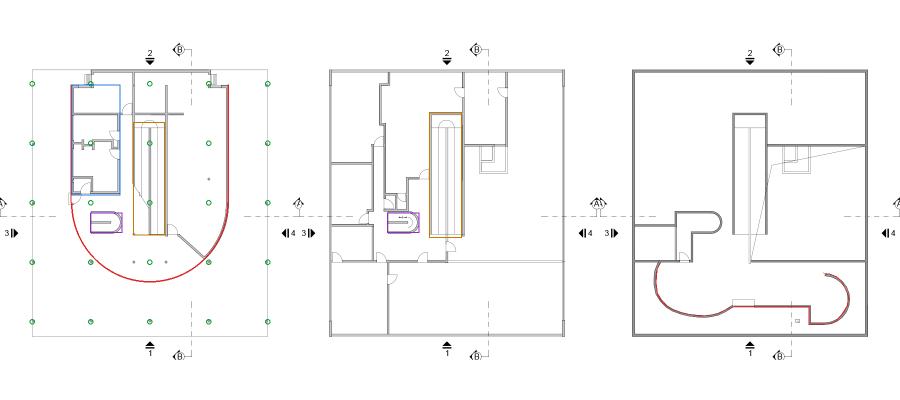
#> input picture src/components/lab/villa-savoye/expediente/fase1-corregido-3-niveles.png, 1800 x 800 px (shown at 1/2 size)
$ python calco.py ../../src/components/lab/villa-savoye/expediente/fase1-corregido-3-niveles.png
#> lines starting #> are read from the running program, lines starting #| are printed output that depends on the picture
"""Calco en tinta de una foto (galería v5): bordes como líneas claras sobre la foto apagada en azul noche, con la cuadrícula de "Por dentro".
Uso: python3 scripts/v5/calco.py public/lab/v5/proyectos/foto.webp ...  → foto-calco.webp"""
import os
import sys
import numpy as np
from PIL import Image, ImageFilter

PAPEL = np.array([10, 12, 18], float)      # --papel-bg de planta.css
TINTA = np.array([232, 237, 245], float)   # --luna
CUADRO = 40

def calco(origen, destino):
    img = Image.open(origen).convert("L")
    base = np.asarray(img, float)[..., None] / 255.0          # la foto, apagada, queda debajo del dibujo
    g = np.asarray(img.filter(ImageFilter.GaussianBlur(1.4)), float)
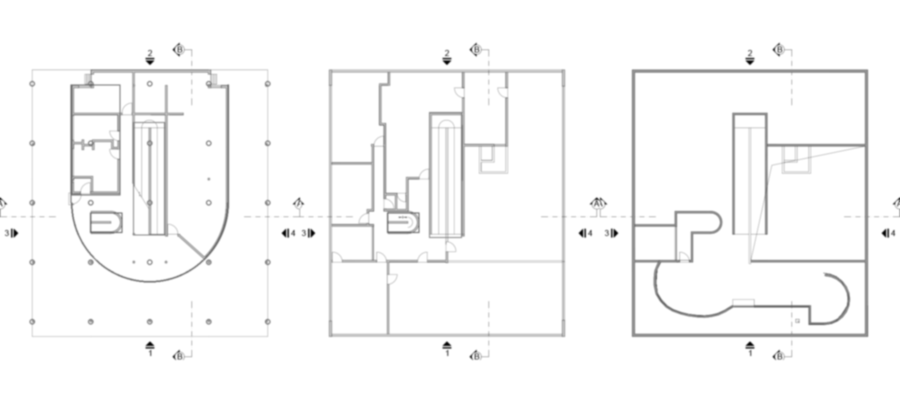
#> g: shape (800, 1800) float64 (shown at 1/2 size); min 1, max 255, mean 248.8
    gx = np.zeros_like(g); gy = np.zeros_like(g)
    gx[:, 1:-1] = g[:, 2:] - g[:, :-2]
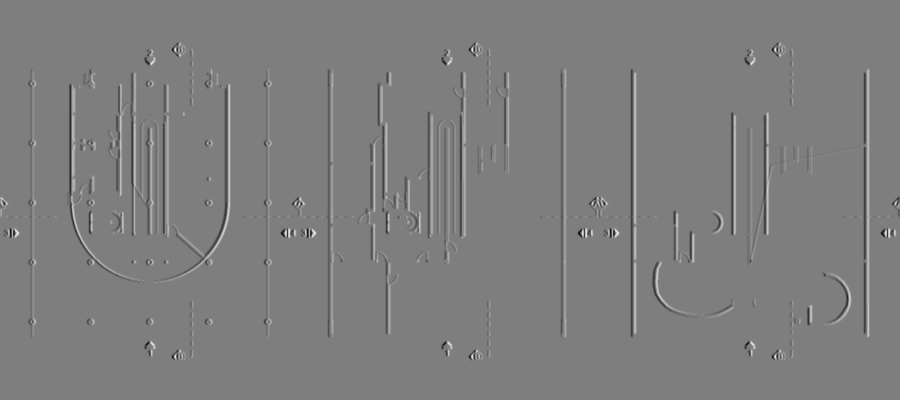
#> gx: shape (800, 1800) float64 (shown at 1/2 size); min -110, max 112, mean 0; drawn with min black and max white
    gy[1:-1, :] = g[2:, :] - g[:-2, :]
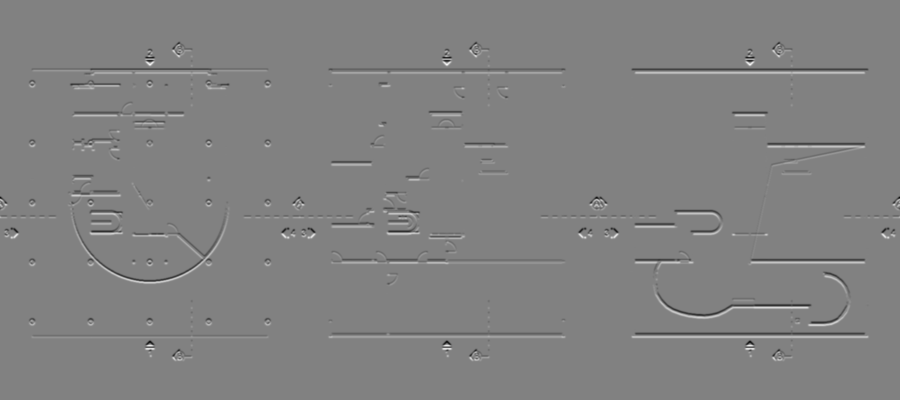
#> gy: shape (800, 1800) float64 (shown at 1/2 size); min -114, max 110, mean 0; drawn with min black and max white
    m = np.hypot(gx, gy)
    m = np.clip((m - np.percentile(m, 72)) / (np.percentile(m, 99.2) - np.percentile(m, 72)), 0, 1) ** 0.8
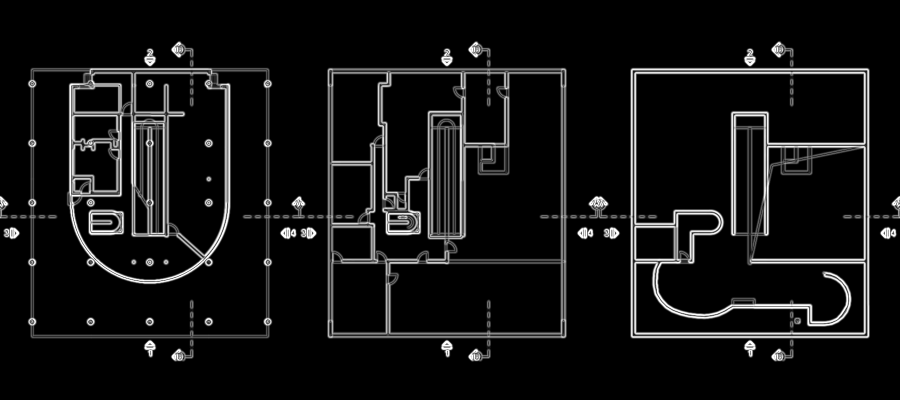
#> m: shape (800, 1800) float64 (shown at 1/2 size); min 0, max 1, mean 0.0733
    m = np.asarray(Image.fromarray((m * 255).astype(np.uint8)).filter(ImageFilter.MaxFilter(3)), float) / 255.0  # trazo legible al tamaño de pantalla
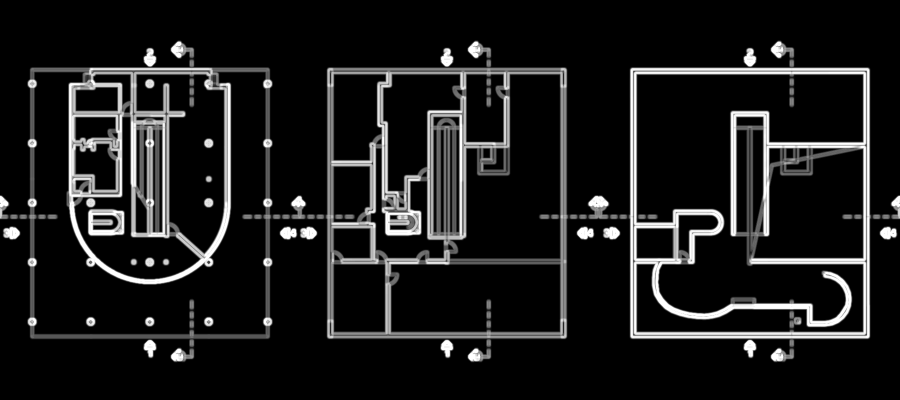
#> m: shape (800, 1800) float64 (shown at 1/2 size); min 0, max 1, mean 0.106
    h, w = m.shape
#> h = 800; w = 1800
    rejilla = np.zeros((h, w))
    rejilla[::CUADRO, :] = 0.06; rejilla[:, ::CUADRO] = 0.06
    a = np.maximum(m, rejilla)[..., None]
    fondo = PAPEL + (np.array([70, 92, 140], float) - PAPEL) * base * 0.55   # azul noche con la luz de la foto
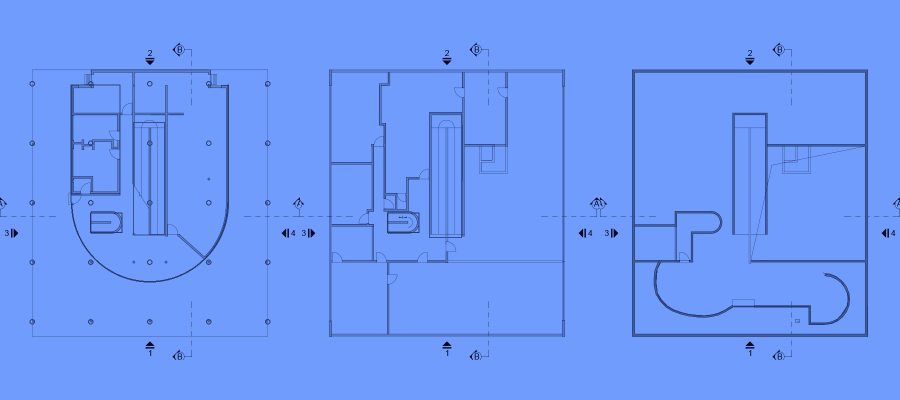
#> fondo: shape (800, 1800, 3) float64 (shown at 1/2 size); mean R, G, B 42.2, 54.9, 83.5; drawn with min black and max white
    out = fondo * (1 - a) + TINTA * a
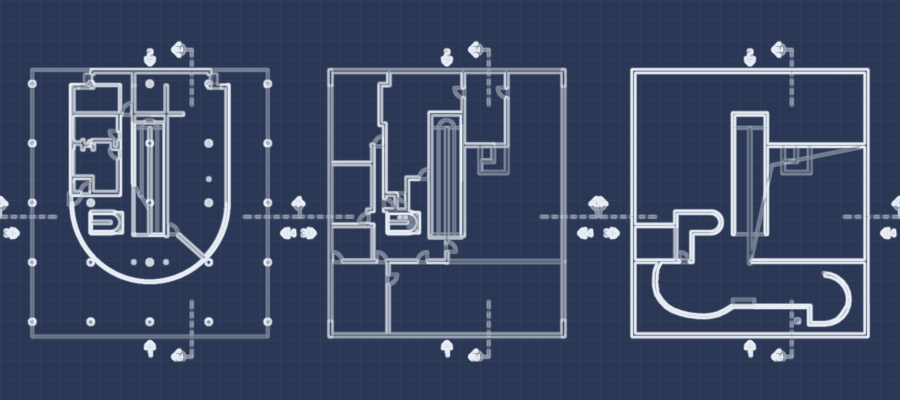
#> out: shape (800, 1800, 3) float64 (shown at 1/2 size); mean R, G, B 63.4, 75.4, 102.1
    Image.fromarray(out.astype(np.uint8)).save(destino, "WEBP", quality=78, method=6)

for ruta in sys.argv[1:]:
    base, _ = os.path.splitext(ruta)
    calco(ruta, base + "-calco.webp")   # nunca pisa la foto original, sea .webp o .jpg
    print("ok", ruta)
